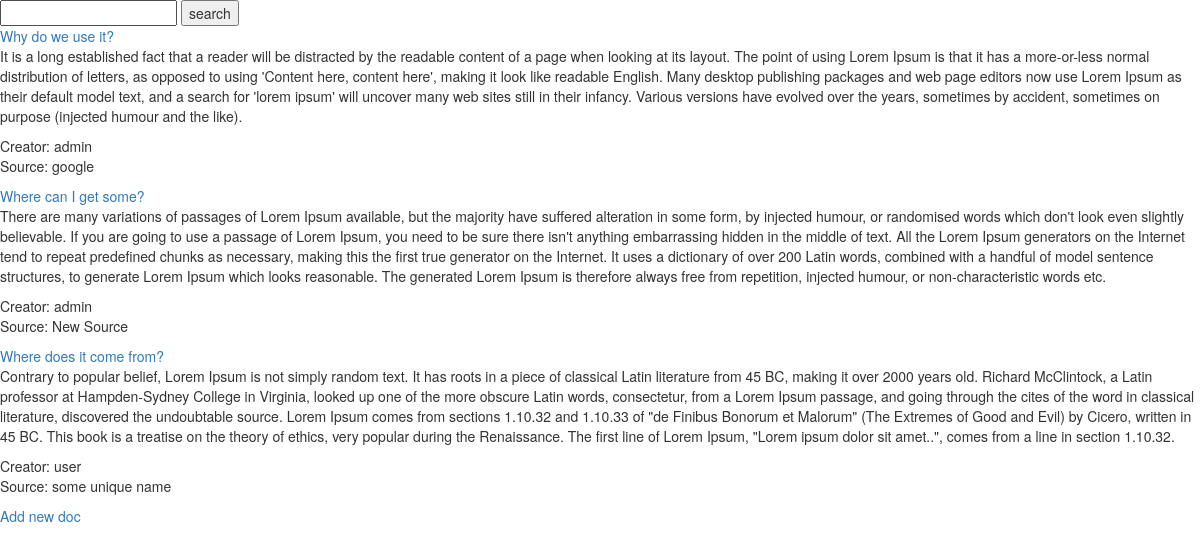
The page /docs/ on the database its author committed.
### document/models.py (models this page shows, shortened)
class Document(models.Model):
    title = models.CharField(unique=True, max_length=100)
    text = models.TextField(unique=True)
    url = models.URLField()
    created = models.DateTimeField(auto_now_add=True)
    source = models.ForeignKey(Source, on_delete=models.SET_NULL, null=True)
    updated = models.DateTimeField(auto_now=True)
    author = models.ForeignKey(Profile, on_delete=models.SET_NULL, null=True)
    edited_times = models.IntegerField(default=0)
    def get_absolute_url(self):
        return reverse('document:detail', kwargs={'pk': self.pk})

class Source(models.Model):
    sid = models.CharField(max_length=100)
    name = models.CharField(max_length=200)
    url = models.URLField()

### account/models.py (models this page shows)
class Profile(AbstractUser):
    last_ip = models.GenericIPAddressField(default='', null=True, blank=True)

### document/views.py (the view)
class DocumentListView(ListView):
    model = Document
    def get_queryset(self):
        queryset = super(DocumentListView, self).get_queryset()
        q = self.request.GET.get('q')
        if q:
            return queryset.filter(
                Q(title__icontains=q) |
                Q(text__icontains=q) |
                Q(author__username__icontains=q) |
                Q(source__name__icontains=q))
        return queryset

### templates/document/document_list.html
{% extends 'base.html' %}
{% block content %}
<form action="" method="GET">
       <input type="text" name="q" />
       <button type="submit">search</button>
</form>
{% for doc in document_list %}
<div>
	<a href="{{doc.get_absolute_url}}">{{doc.title}}</a>
	<p>{{doc.text}}</p>
	<p>Creator: {{doc.author}}  <br/>Source: {{doc.source.name}}</p>
	{% endfor %}
	<a href="{% url 'document:create' %}">Add new doc</a>
</div>
{% endblock %}

### templates/base.html (shortened to what this page needs)
<!DOCTYPE html>
<html>
<head>
  <link rel="stylesheet" href="//maxcdn.bootstrapcdn.com/bootstrap/3.2.0/css/bootstrap.min.css">
  <link rel="stylesheet" href="//maxcdn.bootstrapcdn.com/bootstrap/3.2.0/css/bootstrap-theme.min.css">
  </head>
<body>
  <main>
    {% block content %}
    {% endblock %}
  </main>
</body>
</html>

### rows shown on the page
Document: title "Why do we use it?", text "It is a long established fact that a reader will be distracted by the readable content of a page when looking at its layout. The point of using Lorem Ipsum is that it has a more-or-less normal distribution of letters, as opposed to using 'Content here, content here', making it look like readable English. Many desktop publishing packages and web page editors now use Lorem Ipsum as their default model text, and a search for 'lorem ipsum' will uncover many web sites still in their infancy. Various versions have evolved over the years, sometimes by accident, sometimes on purpose (injected humour and the like).", author "admin", source.name "google"
Document: title "Where can I get some?", text "There are many variations of passages of Lorem Ipsum available, but the majority have suffered alteration in some form, by injected humour, or randomised words which don't look even slightly believable. If you are going to use a passage of Lorem Ipsum, you need to be sure there isn't anything embarrassing hidden in the middle of text. All the Lorem Ipsum generators on the Internet tend to repeat predefined chunks as necessary, making this the first true generator on the Internet. It uses a dictionary of over 200 Latin words, combined with a handful of model sentence structures, to generate Lorem Ipsum which looks reasonable. The generated Lorem Ipsum is therefore always free from…", author "admin", source.name "New Source"
Document: title "Where does it come from?", text "Contrary to popular belief, Lorem Ipsum is not simply random text. It has roots in a piece of classical Latin literature from 45 BC, making it over 2000 years old. Richard McClintock, a Latin professor at Hampden-Sydney College in Virginia, looked up one of the more obscure Latin words, consectetur, from a Lorem Ipsum passage, and going through the cites of the word in classical literature, discovered the undoubtable source. Lorem Ipsum comes from sections 1.10.32 and 1.10.33 of \"de Finibus Bonorum et Malorum\" (The Extremes of Good and Evil) by Cicero, written in 45 BC. This book is a treatise on the theory of ethics, very popular during the Renaissance. The first line of Lorem Ipsum,…", author "user", source.name "some unique name"
